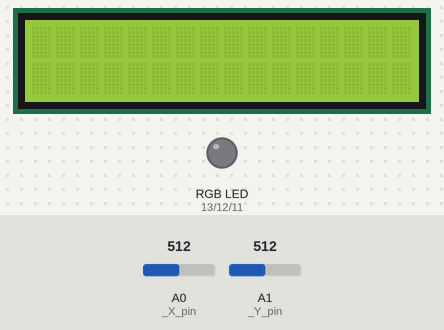
Simulated run of this sketch. Board: Arduino Uno, built with avr-gcc and run on an emulated ATmega328P. Parts: 16×2 character LCD, an RGB LED mixed from three pins (HIGH = lit). The test bench sets the inputs (shaded band); at power-on: A0 (_X_pin) = 512, A1 (_Y_pin) = 512. Dim RGB values are drawn brighter than linear.

Above: at 1.2 s.
1.3 s: A0 (_X_pin) set to 716
At 1.9 s:
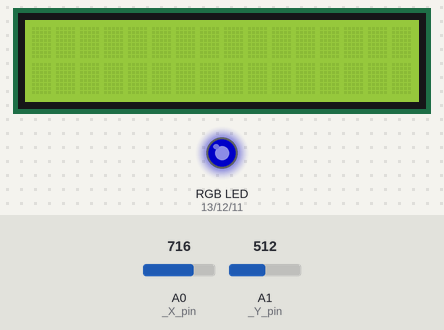
2.8 s: A1 (_Y_pin) set to 716
At 4.0 s:
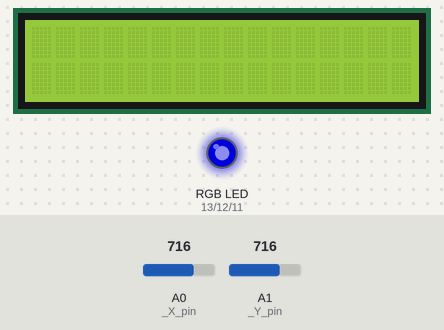
4.3 s: A0 (_X_pin) set to 900
At 5.2 s:
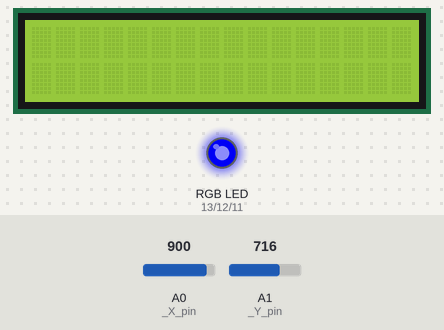
5.8 s: A1 (_Y_pin) set to 471
At 6.6 s:
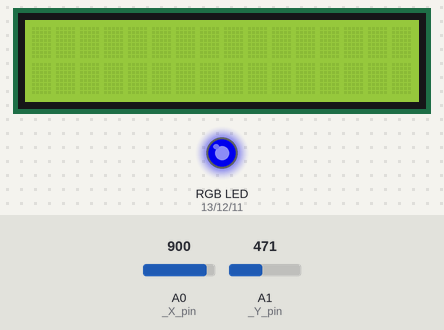
7.3 s: A1 (_Y_pin) set to 439
At 7.7 s:
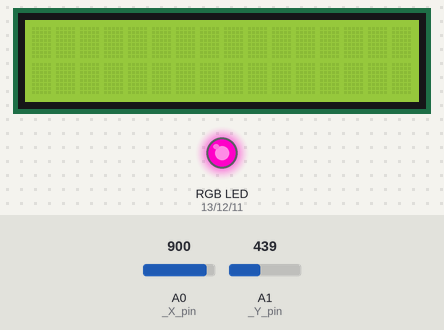
8.8 s: A0 (_X_pin) set to 122
At 10.1 s:
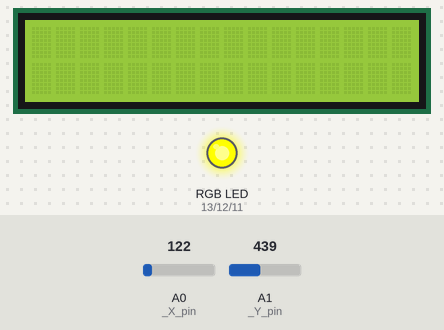
Timing chart, 0 to 11.3 s (numbered marks = the images above; inputs shaded):
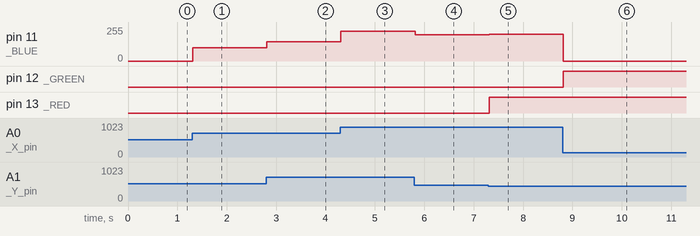

The sketch:

huestick.ino
```cpp
// include the library and components.
#include <LiquidCrystal.h>
#include "src/Display/Display.h"
#include "src/StickDir/StickDir.h"
#include "src/RGBLed/RGBLed.h"
#include "src/RGBConverter/RGBConverter.h"

// initialize the components we need.
Display display = Display();
StickDir stickDir = StickDir();
RGBLed rgbLed = RGBLed();
RGBConverter rgbConverter = RGBConverter();

void setup() {
  // The stick needs to set the right input for the switch and to set the origin position.
  stickDir.setup();
}

void loop() {
  // Output the current state of the stick for debugging purposes.
  double brightness = stickDir.getDistance();
  double hue = stickDir.getAngle();

  // Convert the HSV value to RGB.
  byte rgb[3];
  rgbConverter.hsvToRgb(hue, 1, brightness, rgb);

  // Output the values on display.
  display.write(0, 0, "d" + String(brightness) + "       ");
  display.write(8, 0, "a" + String(hue) + "        ");
  display.write(0, 1, "r" + String(rgb[0]) + "        ");
  display.write(5, 1, "g" + String(rgb[1]) + "        ");
  display.write(10, 1, "b" + String(rgb[2]) + "        ");

  // Update the led.
  rgbLed.setRGB(rgb[0], rgb[1], rgb[2]);
  delay(10);
}
```

Display.cpp
```cpp
#include "Arduino.h"
#include "Display.h"
#include <LiquidCrystal.h>

LiquidCrystal _lcd(3, 4, 5, 6, 7, 8);

Display::Display()
{
    _lcd.begin(16, 2);
}

// Shorthand function to output a string on the right col and row.
void Display::write(int colNo, int lineNo, String str)
{
    _lcd.setCursor(colNo, lineNo);
    _lcd.print(str);
}
```

Display.h
```cpp
#ifndef Display_h
#define Display_h

#include "Arduino.h"
#include <LiquidCrystal.h>

class Display
{
    public:
        Display();
        void write(int colNo, int lineNo, String line);
};

#endif
```

RGBConverter.cpp
```cpp
/*
 * RGBConverter.h - Arduino library for converting between RGB, HSV and HSL
 *
 * Ported from the Javascript at http://mjijackson.com/2008/02/rgb-to-hsl-and-rgb-to-hsv-color-model-conversion-algorithms-in-javascript
 * The hard work was Michael's, all the bugs are mine.
 *
 * Robert Atkins, December 2010 (ratkins_at_fastmail_dot_fm).
 *
 * https://github.com/ratkins/RGBConverter
 *
 */
#include "RGBConverter.h"

/**
 * Converts an RGB color value to HSL. Conversion formula
 * adapted from http://en.wikipedia.org/wiki/HSL_color_space.
 * Assumes r, g, and b are contained in the set [0, 255] and
 * returns h, s, and l in the set [0, 1].
 *
 * @param   Number  r       The red color value
 * @param   Number  g       The green color value
 * @param   Number  b       The blue color value
 * @return  Array           The HSL representation
 */
void RGBConverter::rgbToHsl(byte r, byte g, byte b, double hsl[]) {
    double rd = (double) r/255;
    double gd = (double) g/255;
    double bd = (double) b/255;
    double max = threeway_max(rd, gd, bd);
    double min = threeway_min(rd, gd, bd);
    double h, s, l = (max + min) / 2;

    if (max == min) {
        h = s = 0; // achromatic
    } else {
        double d = max - min;
        s = l > 0.5 ? d / (2 - max - min) : d / (max + min);
        if (max == rd) {
            h = (gd - bd) / d + (gd < bd ? 6 : 0);
        } else if (max == gd) {
            h = (bd - rd) / d + 2;
        } else if (max == bd) {
            h = (rd - gd) / d + 4;
        }
        h /= 6;
    }
    hsl[0] = h;
    hsl[1] = s;
    hsl[2] = l;
}

/**
 * Converts an HSL color value to RGB. Conversion formula
 * adapted from http://en.wikipedia.org/wiki/HSL_color_space.
 * Assumes h, s, and l are contained in the set [0, 1] and
 * returns r, g, and b in the set [0, 255].
 *
 * @param   Number  h       The hue
 * @param   Number  s       The saturation
 * @param   Number  l       The lightness
 * @return  Array           The RGB representation
 */
void RGBConverter::hslToRgb(double h, double s, double l, byte rgb[]) {
    double r, g, b;

    if (s == 0) {
        r = g = b = l; // achromatic
    } else {
        double q = l < 0.5 ? l * (1 + s) : l + s - l * s;
        double p = 2 * l - q;
        r = RGBConverter::hue2rgb(p, q, h + 1/3.0);
        g = RGBConverter::hue2rgb(p, q, h);
        b = RGBConverter::hue2rgb(p, q, h - 1/3.0);
    }

    rgb[0] = r * 255;
    rgb[1] = g * 255;
    rgb[2] = b * 255;
}

/**
 * Converts an RGB color value to HSV. Conversion formula
 * adapted from http://en.wikipedia.org/wiki/HSV_color_space.
 * Assumes r, g, and b are contained in the set [0, 255] and
 * returns h, s, and v in the set [0, 1].
 *
 * @param   Number  r       The red color value
 * @param   Number  g       The green color value
 * @param   Number  b       The blue color value
 * @return  Array           The HSV representation
 */
void RGBConverter::rgbToHsv(byte r, byte g, byte b, double hsv[]) {
    double rd = (double) r/255;
    double gd = (double) g/255;
    double bd = (double) b/255;
    double max = threeway_max(rd, gd, bd), min = threeway_min(rd, gd, bd);
    double h, s, v = max;

    double d = max - min;
    s = max == 0 ? 0 : d / max;

    if (max == min) {
        h = 0; // achromatic
    } else {
        if (max == rd) {
            h = (gd - bd) / d + (gd < bd ? 6 : 0);
        } else if (max == gd) {
            h = (bd - rd) / d + 2;
        } else if (max == bd) {
            h = (rd - gd) / d + 4;
        }
        h /= 6;
    }

    hsv[0] = h;
    hsv[1] = s;
    hsv[2] = v;
}

/**
 * Converts an HSV color value to RGB. Conversion formula
 * adapted from http://en.wikipedia.org/wiki/HSV_color_space.
 * Assumes h, s, and v are contained in the set [0, 1] and
 * returns r, g, and b in the set [0, 255].
 *
 * @param   Number  h       The hue
 * @param   Number  s       The saturation
 * @param   Number  v       The value
 * @return  Array           The RGB representation
 */
void RGBConverter::hsvToRgb(double h, double s, double v, byte rgb[]) {
    double r, g, b;

    int i = int(h * 6);
    double f = h * 6 - i;
    double p = v * (1 - s);
    double q = v * (1 - f * s);
    double t = v * (1 - (1 - f) * s);

    switch(i % 6){
        case 0: r = v, g = t, b = p; break;
        case 1: r = q, g = v, b = p; break;
        case 2: r = p, g = v, b = t; break;
        case 3: r = p, g = q, b = v; break;
        case 4: r = t, g = p, b = v; break;
        case 5: r = v, g = p, b = q; break;
    }

    rgb[0] = r * 255;
    rgb[1] = g * 255;
    rgb[2] = b * 255;
}

double RGBConverter::threeway_max(double a, double b, double c) {
    return max(a, max(b, c));
}

double RGBConverter::threeway_min(double a, double b, double c) {
    return min(a, min(b, c));
}

double RGBConverter::hue2rgb(double p, double q, double t) {
    if(t < 0) t += 1;
    if(t > 1) t -= 1;
    if(t < 1/6.0) return p + (q - p) * 6 * t;
    if(t < 1/2.0) return q;
    if(t < 2/3.0) return p + (q - p) * (2/3.0 - t) * 6;
    return p;
}
```

RGBConverter.h
```cpp
/*
 * RGBConverter.h - Arduino library for converting between RGB, HSV and HSL
 *
 * Ported from the Javascript at http://mjijackson.com/2008/02/rgb-to-hsl-and-rgb-to-hsv-color-model-conversion-algorithms-in-javascript
 * The hard work was Michael's, all the bugs are mine.
 *
 * Robert Atkins, December 2010 (ratkins_at_fastmail_dot_fm).
 *
 * https://github.com/ratkins/RGBConverter
 *
 */
#ifndef RGBConverter_h
#define RGBConverter_h

#if (ARDUINO >= 100)
 #include <Arduino.h>
#else
 #include <Arduino.h>
#endif

class RGBConverter {

public:
    /**
     * Converts an RGB color value to HSL. Conversion formula
     * adapted from http://en.wikipedia.org/wiki/HSL_color_space.
     * Assumes r, g, and b are contained in the set [0, 255] and
     * returns h, s, and l in the set [0, 1].
     *
     * @param   byte    r       The red color value
     * @param   byte    g       The green color value
     * @param   byte    b       The blue color value
     * @param   double  hsl[]   The HSL representation
     */
    void rgbToHsl(byte r, byte g, byte b, double hsl[]);

    /**
     * Converts an HSL color value to RGB. Conversion formula
     * adapted from http://en.wikipedia.org/wiki/HSL_color_space.
     * Assumes h, s, and l are contained in the set [0, 1] and
     * returns r, g, and b in the set [0, 255].
     *
     * @param   double  h       The hue
     * @param   double  s       The saturation
     * @param   double  l       The lightness
     * @return  byte    rgb[]   The RGB representation
     */
    void hslToRgb(double h, double s, double l, byte rgb[]);

    /**
     * Converts an RGB color value to HSV. Conversion formula
     * adapted from http://en.wikipedia.org/wiki/HSV_color_space.
     * Assumes r, g, and b are contained in the set [0, 255] and
     * returns h, s, and v in the set [0, 1].
     *
     * @param   byte  r       The red color value
     * @param   byte  g       The green color value
     * @param   byte  b       The blue color value
     * @return  double hsv[]  The HSV representation
     */
    void rgbToHsv(byte r, byte g, byte b, double hsv[]);

    /**
     * Converts an HSV color value to RGB. Conversion formula
     * adapted from http://en.wikipedia.org/wiki/HSV_color_space.
     * Assumes h, s, and v are contained in the set [0, 1] and
     * returns r, g, and b in the set [0, 255].
     *
     * @param   double  h       The hue
     * @param   double  s       The saturation
     * @param   double  v       The value
     * @return  byte    rgb[]   The RGB representation
     */
    void hsvToRgb(double h, double s, double v, byte rgb[]);

private:
    double threeway_max(double a, double b, double c);
    double threeway_min(double a, double b, double c);
    double hue2rgb(double p, double q, double t);
};

#endif
```

RGBLed.cpp
```cpp
#include "Arduino.h"
#include "RGBLed.h"

// Define Pins
const int _RED = 13;
const int _GREEN = 12;
const int _BLUE = 11;

RGBLed::RGBLed()
{
    pinMode(_RED, OUTPUT);
    pinMode(_GREEN, OUTPUT);
    pinMode(_BLUE, OUTPUT);
}

void RGBLed::setRGB(byte red, byte green, byte blue)
{
    analogWrite(_RED, red);
    analogWrite(_GREEN, green);
    analogWrite(_BLUE, blue);
}
```

RGBLed.h
```cpp
#ifndef RGBLed_h
#define RGBLed_h

#include "Arduino.h"

class RGBLed
{
    public:
        RGBLed();
        void setRGB(byte red, byte green, byte blue);
        void setHSL(double h, double s, double l);
};

#endif
```

StickDir.cpp
```cpp
#include "Arduino.h"
#include "StickDir.h"

// Arduino pin numbers
const int _SW_pin = 2; // digital pin connected to switch output
const int _X_pin = 0; // analog pin connected to X output
const int _Y_pin = 1; // analog pin connected to Y output

// Due to squarish layout of joystick, corner distances will be
// and the longest distance we get is beyond 700, but since the
//vertial and horizontal extremes max out at around 500, we set that as the upper limit.
const int _maxDistance = 500;

// Keep track of origin coordinates.
int oX;
int oY;

StickDir::StickDir()
{
}

void StickDir::setup()
{
    // Set the right pinMode and state of the switch.
    pinMode(_SW_pin, INPUT);
    digitalWrite(_SW_pin, HIGH);
    oX = analogRead(_X_pin);
    oY = analogRead(_Y_pin);
}

// Returns the X position, in relation to the origin.
int StickDir::getX()
{
    int actualX = analogRead(_X_pin) - oX;
    return actualX;
}

// Returns the Y position, in relation to the origin.
int StickDir::getY()
{
    int actualY = analogRead(_Y_pin) - oY;
    return actualY;
}

// Returns the state of the switch (0 for off and 1 for on)
int StickDir::getSwitchState()
{
    return digitalRead(_SW_pin);
}

// Gets the distance from the center (origin), as a ratio between 0 and 1.
double StickDir::getDistance()
{
    double x = abs(
        this->getX()
    );
    double y = abs(
        this->getY()
    );
    int hyp = round(sqrt(sq(x) + sq(y)));

    // We need to convert this to a decimal between 0 and 1. We also apply
    // a jitter of 20 to avoid minor movements near the center.
    return this->convertToRatio(min(hyp, _maxDistance), 500, 10);
}

// Gets the angle of the stick, as a ration between 0 and 1.
double StickDir::getAngle()
{
    int x = this->getX();
    int y = this->getY();
    double radians = atan2(x, y);

    // Now we have a value between -π and π, which we convert to a decimal between 0 and 1.
    double degreeVal = ((radians / PI) + 1) / 2;
    return degreeVal;
}

double StickDir::convertToRatio(double val, int maxVal, int jitter)
{
    // Convenience function to turn an incoming value to a value between 0 and 1, with a possible jitter.
    // val: The value to convert
    // maxVal: The maximum value we can receive
    // jitter: A tolerance (from 0) which will simply return 0 if not exceeded

    maxVal = maxVal - jitter;
    double actualVal = max(val - jitter, 0);

    return actualVal / maxVal;
}
```

StickDir.h
```cpp
#ifndef StickDir_h
#define StickDir_h

#include "Arduino.h"

class StickDir
{
    public:
        StickDir();
        void setup();
        int getX();
        int getY();
        int getSwitchState();
        double getDistance();
        double getAngle();
    private:
        double convertToRatio(double val, int maxVal, int jitter);
};

#endif
```

Measured:
- the behaviour switches between 454 and 453 on A1 (_Y_pin) (found by bisection; images 4 and 5)
- after the input at 1.3 s, pin 11 (_BLUE): 0/255 → 100/255 at once
- after the input at 2.8 s, pin 11 (_BLUE): 100/255 → 144/255 at once
- after the input at 4.3 s, pin 11 (_BLUE): 144/255 → 222/255 at once
- after the input at 5.8 s, pin 11 (_BLUE): 222/255 → 197/255 at once
- after the input at 7.3 s, pin 11 (_BLUE): 197/255 → 200/255 at once; pin 13 (_RED): LOW → HIGH at once
- after the input at 8.8 s, pin 11 (_BLUE): 200/255 → 0/255 at once; pin 12 (_GREEN): LOW → HIGH at once
